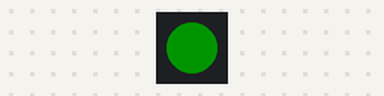
Bench run of a sketch on a simulated Arduino Uno, built with avr-gcc and run on an emulated ATmega328P. Shown: 1 RGB LEDs in strip order, left to right. Dim RGB values are drawn brighter than linear.

Above: at 4.9 s.
At 10.04 s:
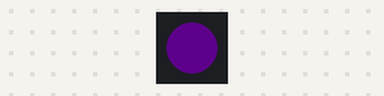
At 17.58 s:
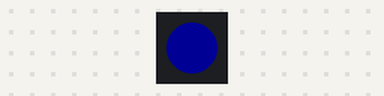
At 38.51 s:
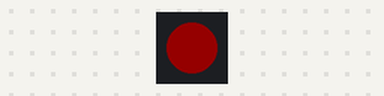
Timing chart, 0 to 40.0 s (numbered marks = the images above):
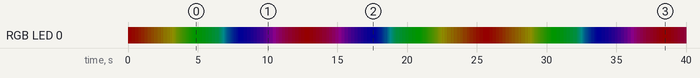

The sketch:

06_RGB_fade.ino
```cpp
#include <FastLED.h> // this library helps us to control RGB leds

#define NUM_LEDS 1 // leds count
#define DATA_PIN 3 // data pin, connected to DIO
#define COLOR_ORDER GRB  //if your colors look incorrect, change the color order here
#define BRIGHTNESS  20 // 0-255
#define FRAMES_PER_SECOND 20 // control speed of animation

CRGB leds[NUM_LEDS]; // leds array
byte heatIndex = 0; // current gradient color position
int fadeAmount = 1; // how many points to fade the LED by

// the setup routine runs once when you press reset:
void setup() {
  // setup our 'stripe'
  FastLED.addLeds<WS2812B, DATA_PIN, COLOR_ORDER>(leds, NUM_LEDS).setCorrection(TypicalSMD5050);
  // set brightness
  FastLED.setBrightness(BRIGHTNESS); // set brightness
}

// the loop routine runs over and over again forever:
void loop() {
  // set color of led. selected from gradient
  leds[0] = ColorFromPalette(RainbowColors_p , heatIndex);

  // calculate new heat
  heatIndex += fadeAmount;

  if (heatIndex <= 0 || heatIndex >= 255) {
    fadeAmount = -fadeAmount;
  }

  // check overflow
  if(heatIndex > 255)
    heatIndex = 255;
  if(heatIndex < 0)
    heatIndex = 0;

  // display this frame
  FastLED.show();
  // control animation speed
  FastLED.delay(1000 / FRAMES_PER_SECOND);
}
```
